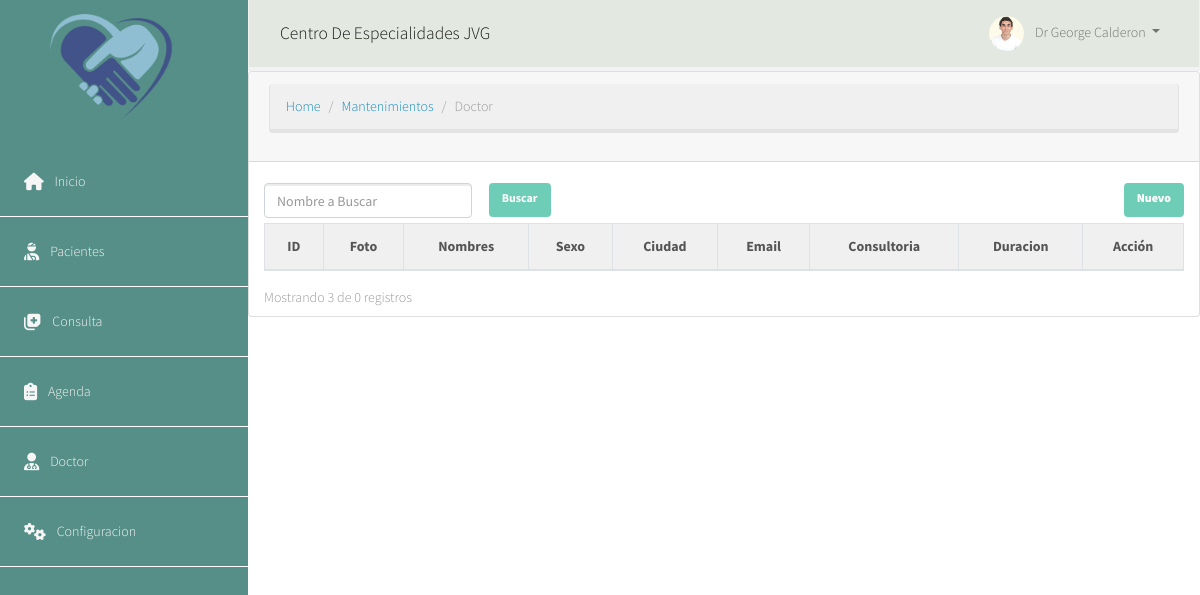
/base/doctor_view/ (signed in), run on an earlier commit of the app's database.
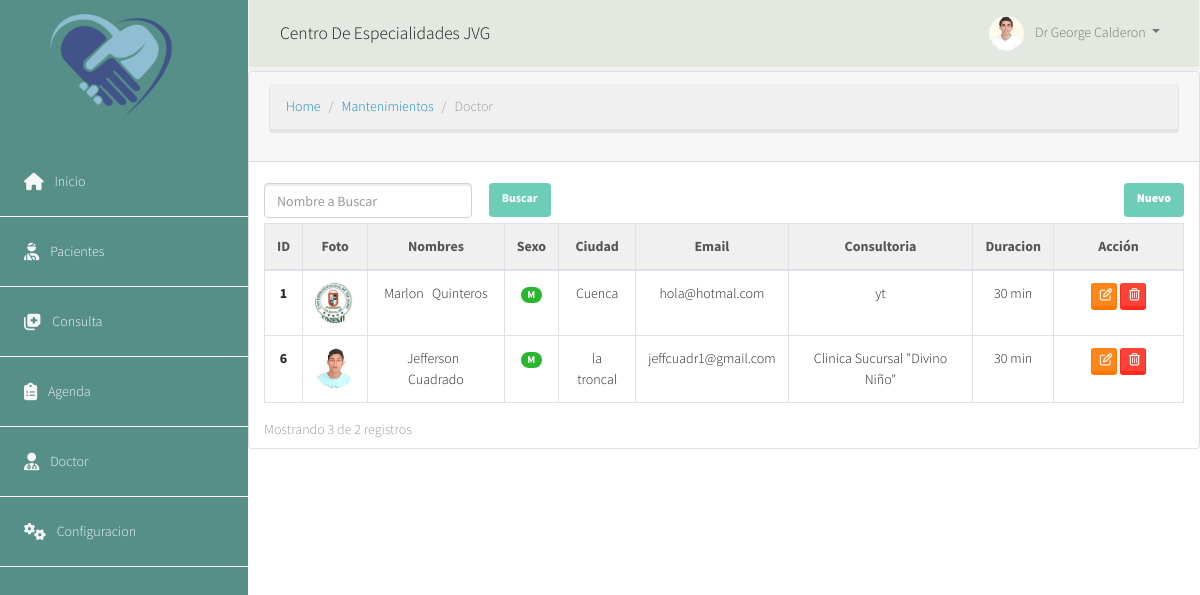
And on a later commit of the database.
### appcore/models.py (models this page shows, shortened)
class Persona(models.Model):
    tipo_sexo = (('N', 'Ninguno'), ('M', 'Masculino'), ('F', 'Femenino'))
    estado_civil = (('S', 'Soltero'), ('C', 'Casado'),
                    ('D', 'Divorciado'), ('V', 'Viudo'), ('U', 'Union'))
    cedula = models.CharField('Cedula', max_length=13, unique=True)
    nombre = models.CharField(max_length=100, verbose_name='Nombres')
    apellido = models.CharField(max_length=100, verbose_name='Apellidos')
    nacimiento = models.DateField('Fecha Nacimiento', blank=True, null=True)
    sexo = models.CharField('sexo', choices=tipo_sexo,
                            default='N', max_length=1)
    civil = models.CharField(
        'Estado civil', choices=estado_civil, default='S', max_length=1)
    profesion = models.ManyToManyField(Profesion)
    titulo = models.ManyToManyField(Titulo)
    provincia = models.ForeignKey(
        Provincia, on_delete=models.PROTECT, blank=True, null=True)
    ciudad = models.ForeignKey(
        Ciudad, on_delete=models.PROTECT, blank=True, null=True)
    direccion = models.CharField(
        'Direccion', max_length=100, blank=True, null=True)
    telefono = models.CharField(
        'Telefono', max_length=100, blank=True, null=True)
    email = models.EmailField('Correo', max_length=100, blank=True, null=True)
    foto = models.ImageField('Foto', upload_to='fotos/', blank=True, null=True)
    class Meta:
        abstract = True

class Doctor(Persona):
    consultoria=models.CharField(max_length=200)
    lugar=models.CharField(verbose_name='Direccion de Consultorio', max_length=100)
    logo=models.ImageField(verbose_name='Logo', upload_to='Logos/', blank=True, null=True)
    horario=models.ManyToManyField(Horario)
    registro=models.CharField(verbose_name='Registro Medico', max_length=50)
    duracion=models.IntegerField(verbose_name='Duracion de Consulta', default=30)
    estado=models.BooleanField(default=True)
    class Meta:
        verbose_name='Doctor'
        verbose_name_plural='Doctores'

class Ciudad(models.Model):
    provincia = models.ForeignKey(Provincia, on_delete=models.PROTECT)
    descripcion = models.CharField(verbose_name='Descripcion', max_length=100)
    estado = models.BooleanField(default=True)
    class Meta:
        verbose_name = 'Ciudad'
        verbose_name_plural = 'Ciudades'

### appcore/views.py (the view)
# urls.py: path('doctor_view/', login_required(DoctorView.as_view()), name='doctor_view'),
class DoctorView(ListView):
    model = Doctor
    template_name = "doctor_view.html"
    context_object_name = "datos"
    paginate_by = 3
    def get_queryset(self):
        nombre = self.request.GET.get('nombre') if self.request.GET.get('nombre') else ''
        return self.model.objects.filter(nombre__icontains=nombre, estado=True)
    def get_context_data(self, **kwargs):
        context = super().get_context_data(**kwargs)
        context['nombre'] = self.request.GET.get(
            'nombre') if self.request.GET.get('nombre') else ''
        return context

### templates/doctor_view.html (shortened to what the changed rows need)
{% extends "menu.html" %}
{% block main %}
{% load static %}
<div class="row">
    <div class="col-md-12">
        <div class="card">
            <div class="container">
                <div class="table-responsive-sm"><br>
                    <table class="table table-bordered table-hover">
                        <thead>
                            <thead class="thead-light">
                                <th scope="col" class="text-center">ID</th>
                                <th scope="col" class="text-center">Foto</th>
                                <th scope="col" class="text-center">Nombres</th>
                                <th scope="col" class="text-center">Sexo</th>
                                <th scope="col" class="text-center">Ciudad</th>
                                <th scope="col" class="text-center">Email</th>
                                <th scope="col" class="text-center">Consultoria</th>
                                <th scope="col" class="text-center">Duracion</th>
                                <th scope="col" class="text-center">Acción</th>
                            </thead>
                        </thead>
                        <tbody id="tabla">
                            {% for data in datos %}
                            <tr>
                                <th class="text-center">{{ data.id }}</th>
                                {% if  data.foto %}
                                <td class="text-center"><img src="{{ data.foto.url }}" class="img rounded-circle"
                                        width="40px" height="40px"></td>
                                {% else %}
                                <td class=" text-center"><img src="{% static 'img/sinfoto.png' %}"
                                        class="img-thumbnail rounded-circle" width="40px" height="40px"></td>
                                {% endif %}
                                <td class="text-center">{{ data.nombre | capfirst }} &nbsp
                                    {{ data.apellido | capfirst }}</td>
                                {% if data.sexo == 'M' %}
                                <td class="text-center"><span
                                        class="badge badge-pill badge-success">{{data.sexo}}</span>
                                </td>
                                {% else %}
                                <td class="text-center"><span class="badge badge-pill badge-danger">{{data.sexo}}</span>
                                </td>
                                {% endif %}
                                <td class="text-center">{{data.ciudad.descripcion}}</td>
                                <td class="text-center">{{data.email}}</td>
                                <td class="text-center">{{data.consultoria}}</td>
                                <td class="text-center">{{ data.duracion }} min</td>
                                <td style="width:130px" class="text-center">
                                    <a href="{% url 'base:doctor_edit' data.id %}" class="btn btn-warning btn-sm w-25">
                                    </a>
                                    <a href="#" class="btn btn-danger btn-sm w-25" rel="action"
                                        data-json='{"accion":"elim" ,"id":"{{data.id}}"}'>
                                    </a>
                                </td>
                            </tr>
                            {% endfor %}
                        </tbody>
                    </table>
                    <div class="row">
                        <div class="col-4 float-left">
                            <label class="text-muted">
                                Mostrando 3 de {{ datos | length }} registros
                            </label>
                        </div>
                    </div>
                </div>
            </div>
        </div>
    </div>
</div>
{% endblock %}

What changed in the data, as far as the page shows it:
added Doctor: id "1", foto (picture), nombre "Marlon", apellido "Quinteros", sexo "M", ciudad.descripcion "Cuenca", email "hola@hotmal.com", consultoria "yt", duracion "30"
added Doctor: id "6", foto (picture), nombre "Jefferson", apellido "Cuadrado", sexo "M", ciudad.descripcion "la troncal", email "jeffcuadr1@gmail.com", consultoria "Clinica Sucursal \"Divino Niño\"", duracion "30"
Also different on the page:
{{ datos | length }}: "0" → "2"
